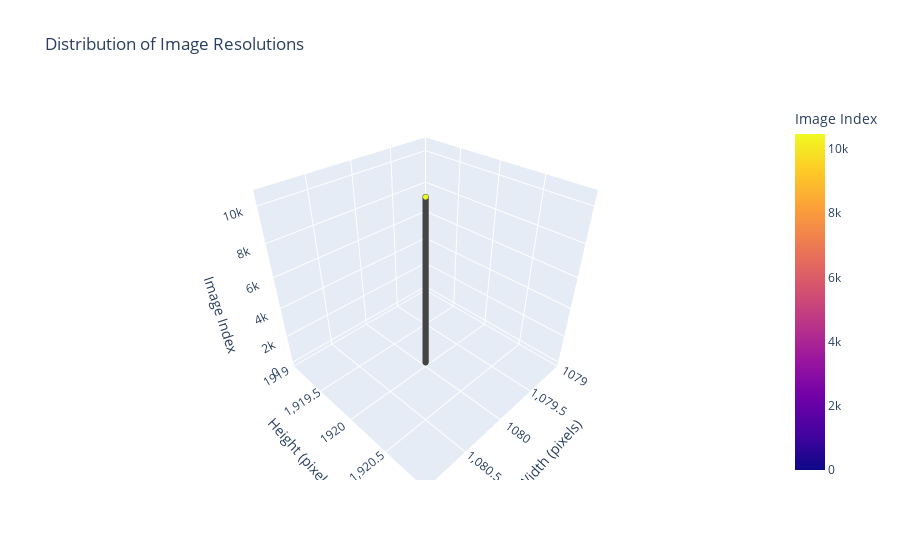

Here is the notebook cell this chart was saved with:
### Markdown cell above
PLOTTING A 3D PLOT OF IMAGE RESOLUTION

### Code cell
import plotly.express as px
import pandas as pd

# Create a dataframe with the resolutions
df = pd.DataFrame(resolutions, columns=['width', 'height'])

# Create a 3D scatter plot with plotly
fig = px.scatter_3d(df, x='width', y='height', z=df.index,
                    title='Distribution of Image Resolutions',
                    labels={'width': 'Width (pixels)',
                            'height': 'Height (pixels)',
                            'index': 'Image Index'},
                    color=df.index)

# Customize the plot
fig.update_traces(marker=dict(size=2, line=dict(width=0.5)))

# Show the plot
fig.show()

### Figure 1 — Plotly figure (JSON) as saved in the notebook; plotly's stock layout.template omitted (floating-point values rounded to 4 significant figures; data arrays with more than 128 entries replaced by an {"elided": "..."} marker saying what was removed)
{"data": [{"hovertemplate": "Width (pixels)=%{x}<br>Height (pixels)=%{y}<br>Image Index=%{marker.color}<extra></extra>", "legendgroup": "", "marker": {"color": {"elided": "10467 int values"}, "coloraxis": "coloraxis", "line": {"width": 0.5}, "size": 2, "symbol": "circle"}, "mode": "markers", "name": "", "scene": "scene", "showlegend": false, "type": "scatter3d", "x": {"elided": "10467 int values"}, "y": {"elided": "10467 int values"}, "z": {"elided": "10467 int values"}}], "layout": {"coloraxis": {"colorbar": {"title": {"text": "Image Index"}}, "colorscale": [[0, "#0d0887"], [0.1111, "#46039f"], [0.2222, "#7201a8"], [0.3333, "#9c179e"], [0.4444, "#bd3786"], [0.5556, "#d8576b"], [0.6667, "#ed7953"], [0.7778, "#fb9f3a"], [0.8889, "#fdca26"], [1, "#f0f921"]]}, "legend": {"tracegroupgap": 0}, "scene": {"domain": {"x": [0, 1], "y": [0, 1]}, "xaxis": {"title": {"text": "Width (pixels)"}}, "yaxis": {"title": {"text": "Height (pixels)"}}, "zaxis": {"title": {"text": "Image Index"}}}, "title": {"text": "Distribution of Image Resolutions"}}}
